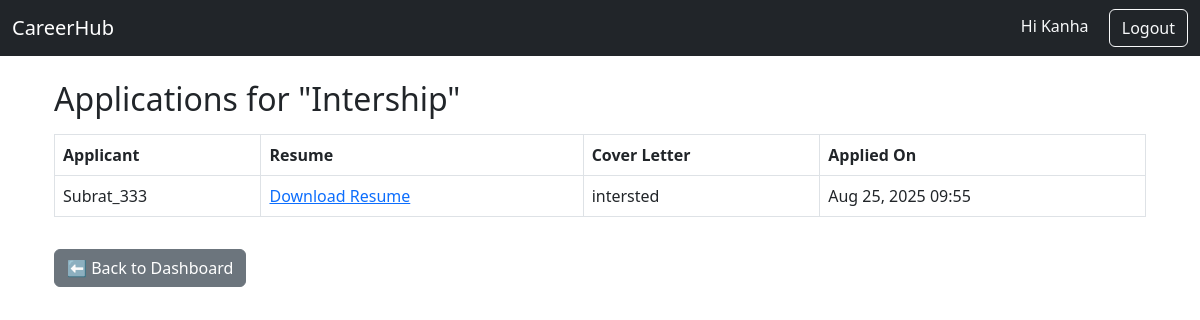
/jobs/jobs/3/applications/ (signed in), run on the app's committed database.
### users/models.py (models this page shows)
class CustomUser(AbstractUser):
    USER_TYPE_CHOICES = (
        ('employer', 'Employer'),
        ('candidate', 'Candidate'),
    )
    user_type = models.CharField(max_length=10, choices=USER_TYPE_CHOICES)

### jobs/models.py (models this page shows, shortened)
class Job(models.Model):
    employer = models.ForeignKey(settings.AUTH_USER_MODEL, on_delete=models.CASCADE, related_name="jobs")
    title = models.CharField(max_length=200)
    description = models.TextField()
    location = models.CharField(max_length=100)
    salary = models.DecimalField(max_digits=10, decimal_places=2, null=True, blank=True)
    created_at = models.DateTimeField(auto_now_add=True)  # when job is posted
    updated_at = models.DateTimeField(auto_now=True)      # when job is updated

class Application(models.Model):
    job = models.ForeignKey("Job", on_delete=models.CASCADE, related_name="applications")
    applicant = models.ForeignKey(settings.AUTH_USER_MODEL, on_delete=models.CASCADE)
    resume = models.FileField(upload_to="resumes/")
    cover_letter = models.TextField(blank=True, null=True)
    applied_at = models.DateTimeField(auto_now_add=True)

### jobs/views.py (the view)
# urls.py: path('jobs/<int:job_id>/applications/', views.view_applications, name='view_applications'),
@login_required
def view_applications(request, job_id):
    job = get_object_or_404(Job, id=job_id)
    applications = job.applications.all()
    return render(request, "jobs/view_applications.html", {
    "job": job,
    "applications": applications
})

### templates/jobs/view_applications.html
{% extends 'base.html' %}
{% block content %}
<div class="container mt-4">
    <h2>Applications for "{{ job.title }}"</h2>
    {% if applications %}
        <table class="table table-bordered mt-3">
            <thead>
                <tr>
                    <th>Applicant</th>
                    <th>Resume</th>
                    <th>Cover Letter</th>
                    <th>Applied On</th>
                </tr>
            </thead>
            <tbody>
                {% for app in applications %}
                <tr>
                    <td>{{ app.applicant.username }}</td>
                    <td><a href="{{ app.resume.url }}" target="_blank">Download Resume</a></td>
                    <td>{{ app.cover_letter|default:"No cover letter provided" }}</td>
                    <td>{{ app.applied_at|date:"M d, Y H:i" }}</td>
                </tr>
                {% endfor %}
            </tbody>
        </table>
    {% else %}
        <p class="mt-3">No applications yet for this job.</p>
    {% endif %}
    <a href="{% url 'dashboard' %}" class="btn btn-secondary mt-3">⬅ Back to Dashboard</a>
</div>
{% endblock %}

### templates/base.html (shortened to what this page needs)
{% load static %}
<!DOCTYPE html>
<html>
<head>
    <link href="https://cdn.jsdelivr.net/npm/bootstrap@5.3.0/dist/css/bootstrap.min.css" rel="stylesheet">
</head>
<body>
<nav class="navbar navbar-expand-lg navbar-dark bg-dark">
  <div class="container-fluid">
    <a class="navbar-brand" href="/">CareerHub</a>
    <div>
      {% if user.is_authenticated %}
    <span class="text-light me-3">Hi {{ user.username }}</span>
    <form action="{% url 'logout' %}" method="post" style="display:inline;">
        <button type="submit" class="btn btn-outline-light">Logout</button>
    </form>
{% else %}
    {% if request.resolver_match.url_name not in 'home login register' %}
        <a href="{% url 'login' %}" class="btn btn-outline-light me-2">Login</a>
        <a href="{% url 'register' %}" class="btn btn-primary">Register</a>
    {% endif %}
{% endif %}
    </div>
  </div>
</nav>
<div class="container mt-4">
    {% block content %}{% endblock %}
</div>
</body>
</html>

### data on the page
CustomUser: username "Kanha"
Job: title "Intership"
Application: applicant.username "Subrat_333", cover_letter "intersted", applied_at "Aug 25, 2025 09:55"
